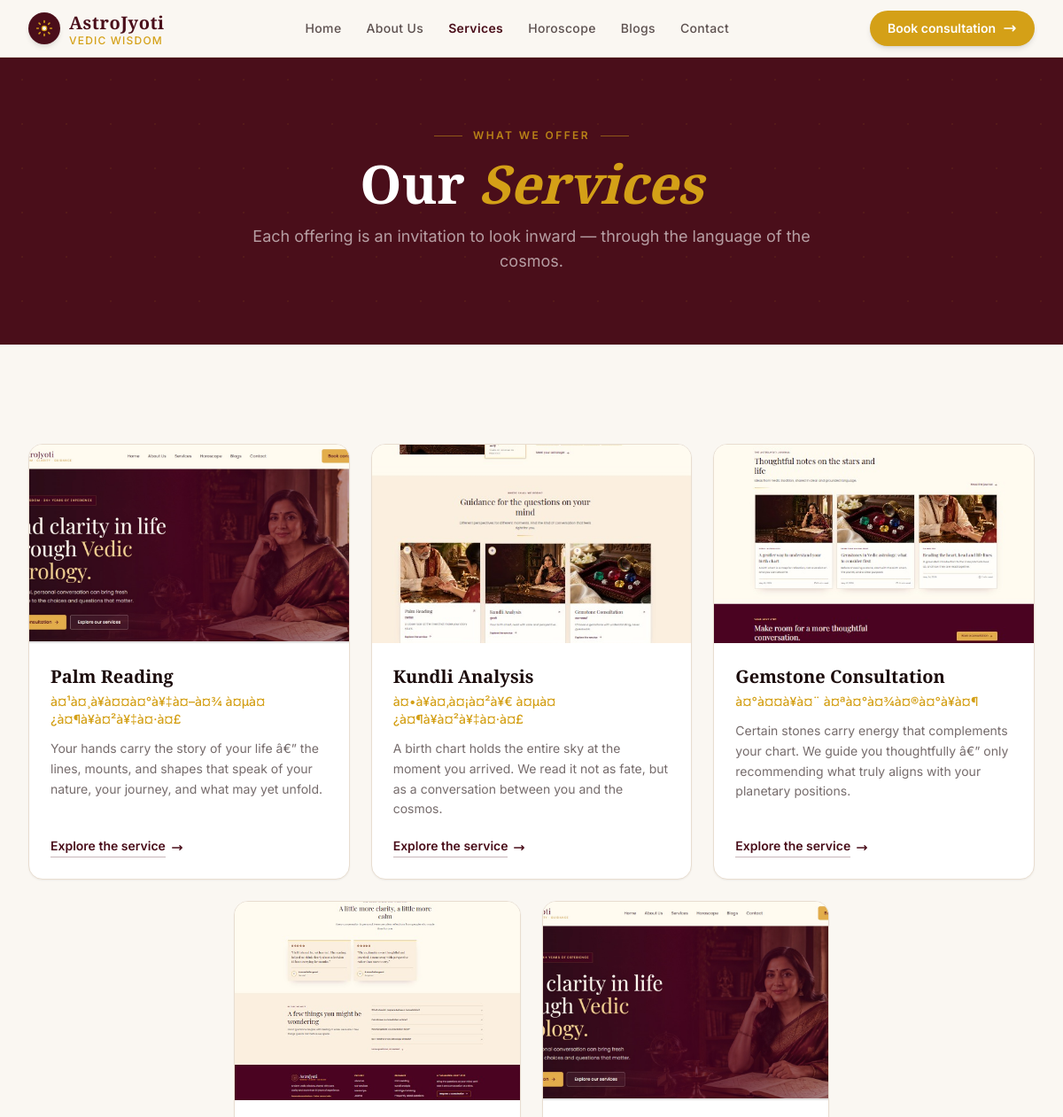
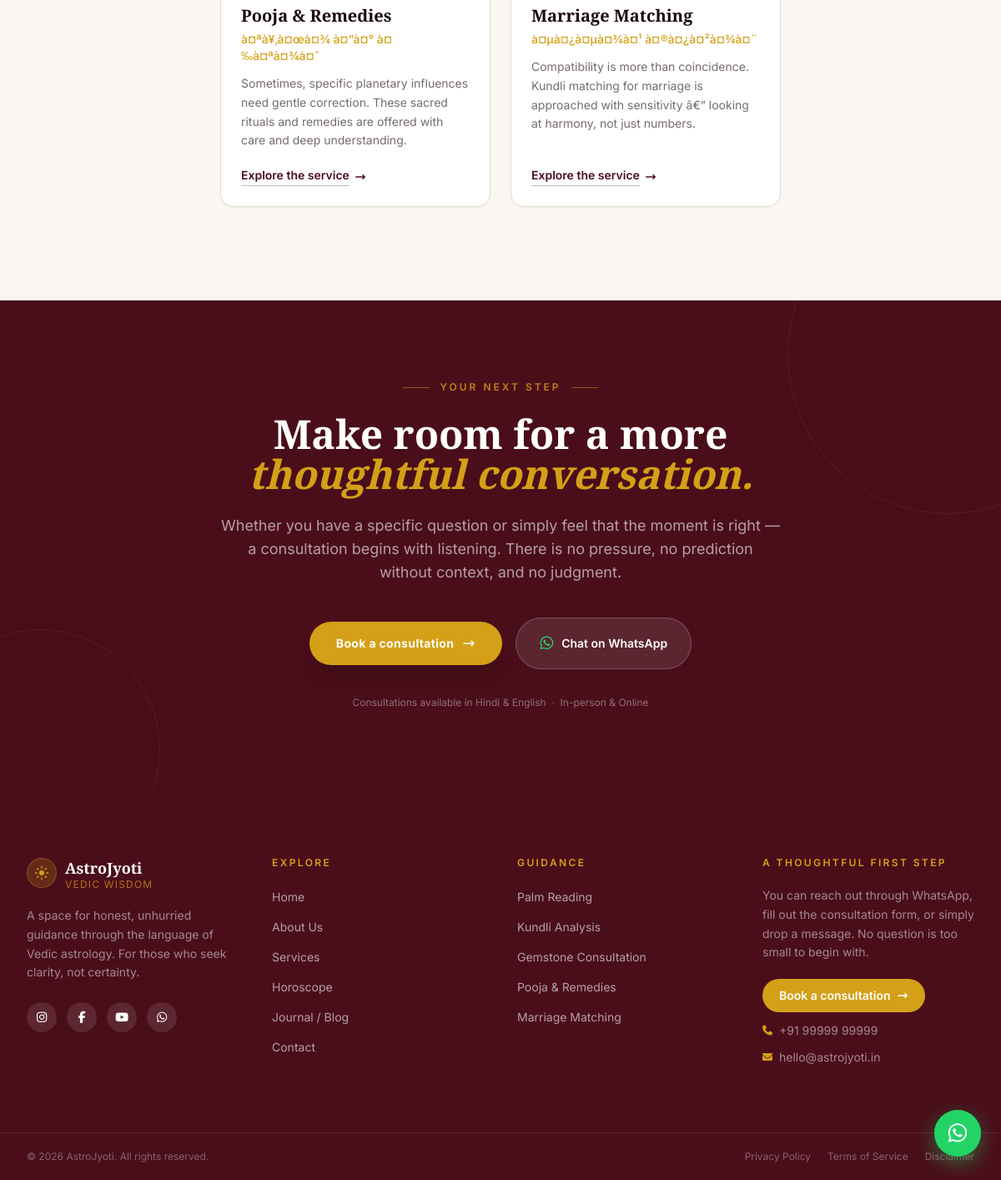
Screenshot of /pages/services.php with the database file from the repository (2 pictures, top to bottom).
### tables this page shows
CREATE TABLE IF NOT EXISTS `services` (
  `id` INT UNSIGNED NOT NULL AUTO_INCREMENT,
  `name` VARCHAR(150) NOT NULL,
  `name_hindi` VARCHAR(150) NOT NULL,
  `description` TEXT NOT NULL,
  `image` VARCHAR(255) NOT NULL DEFAULT 'assets/service-default.jpg',
  `slug` VARCHAR(150) NOT NULL UNIQUE,
  `sort_order` TINYINT UNSIGNED NOT NULL DEFAULT 0,
  PRIMARY KEY (`id`)
);

### pages/services.php (the view, shortened to what this page needs)
<?php
$db = getDB();
$services = [];
$result = $db->query("SELECT * FROM services ORDER BY sort_order ASC");
if ($result) { while ($row = $result->fetch_assoc()) $services[] = $row; }
$selectedService = null;
?>
<!DOCTYPE html>
<html lang="en">
<head>
    <link rel="stylesheet" href="https://cdnjs.cloudflare.com/ajax/libs/font-awesome/6.5.0/css/all.min.css" />
    <script src="https://cdn.tailwindcss.com"></script>
</head>
<body class="bg-cream">
    <?php include __DIR__ . '/../components/navbar.php'; ?>
    <section class="bg-maroon py-20 relative overflow-hidden">
        <div class="absolute inset-0" style="background-image: radial-gradient(circle, rgba(212,160,23,0.08) 1px, transparent 1px); background-size: 50px 50px;"></div>
        <div class="relative max-w-4xl mx-auto px-4 sm:px-6 lg:px-8 text-center">
            <div class="flex items-center justify-center gap-3 mb-4">
                <div class="h-px w-8 bg-gold/50"></div>
                <span class="text-gold/80 text-xs font-semibold tracking-[0.2em] uppercase font-inter">What We Offer</span>
                <div class="h-px w-8 bg-gold/50"></div>
            </div>
            <h1 class="font-playfair text-4xl sm:text-5xl lg:text-6xl font-bold text-white mb-4">
                Our <span class="text-gold italic">Services</span>
            </h1>
            <p class="text-white/60 font-inter text-lg max-w-2xl mx-auto">
                Each offering is an invitation to look inward — through the language of the cosmos.
            </p>
        </div>
    </section>
    <?php if ($selectedService): ?>
    <section class="py-20 lg:py-28">
        <div class="max-w-5xl mx-auto px-4 sm:px-6 lg:px-8">
            <a href="/astro/pages/services.php" class="inline-flex items-center gap-2 text-maroon/70 hover:text-maroon text-sm font-inter mb-8 transition-colors">
                <svg class="w-4 h-4" fill="none" viewBox="0 0 24 24" stroke="currentColor" stroke-width="2"><path stroke-linecap="round" stroke-linejoin="round" d="M15 19l-7-7 7-7"/></svg>
                Back to all services
            </a>
            <div class="grid lg:grid-cols-2 gap-12 items-start">
                <div class="rounded-2xl overflow-hidden aspect-[4/3] border border-border shadow-lg">
                    <img src="/astro/<?= htmlspecialchars($selectedService['image']) ?>" alt="<?= htmlspecialchars($selectedService['name']) ?>" class="w-full h-full object-cover"
                        onerror="this.onerror=null; this.parentElement.style.background='linear-gradient(135deg, #FAF0E6, #E8DDD0)'; this.style.display='none';">
                </div>
                <div>
                    <span class="text-gold font-inter text-sm font-medium"><?= htmlspecialchars($selectedService['name_hindi']) ?></span>
                    <h2 class="font-playfair text-3xl sm:text-4xl font-bold text-dark mt-2 mb-5"><?= htmlspecialchars($selectedService['name']) ?></h2>
                    <p class="text-dark/65 font-inter text-base leading-relaxed mb-6"><?= htmlspecialchars($selectedService['description']) ?></p>
                    <p class="text-dark/60 font-inter text-sm leading-relaxed mb-8">Every session begins with a conversation. No charts until we know where you are coming from. After the consultation, written notes are shared for reference.</p>
                    <a href="/astro/pages/contact.php" class="inline-flex items-center gap-2 bg-gold hover:bg-gold/90 text-white font-semibold px-6 py-3.5 rounded-full text-sm shadow-md transition-colors group">
                        Book this consultation
                        <svg class="w-4 h-4 group-hover:translate-x-1 transition-transform" fill="none" viewBox="0 0 24 24" stroke="currentColor" stroke-width="2.5">
                            <path stroke-linecap="round" stroke-linejoin="round" d="M17 8l4 4m0 0l-4 4m4-4H3"/>
                        </svg>
                    </a>
                </div>
            </div>
        </div>
    </section>
    <section class="bg-white py-16">
        <div class="max-w-7xl mx-auto px-4 sm:px-6 lg:px-8">
            <h3 class="font-playfair text-2xl font-bold text-dark mb-8">Other Services</h3>
            <div class="grid grid-cols-1 sm:grid-cols-2 lg:grid-cols-4 gap-5">
                <?php foreach ($services as $s): if ($s['id'] === $selectedService['id']) continue; ?>
                <a href="/astro/pages/services.php?service=<?= urlencode($s['slug']) ?>" class="block group border border-border rounded-xl overflow-hidden hover:shadow-md transition-shadow">
                    <div class="h-32 bg-cream overflow-hidden">
                        <img src="/astro/<?= htmlspecialchars($s['image']) ?>" alt="<?= htmlspecialchars($s['name']) ?>" class="w-full h-full object-cover group-hover:scale-105 transition-transform duration-300"
                            onerror="this.onerror=null; this.parentElement.style.background='linear-gradient(135deg, #FAF0E6, #E8DDD0)'; this.style.display='none';">
                    </div>
                    <div class="p-4">
                        <div class="font-playfair font-semibold text-dark text-sm group-hover:text-maroon transition-colors"><?= htmlspecialchars($s['name']) ?></div>
                        <div class="text-gold text-xs font-inter mt-0.5"><?= htmlspecialchars($s['name_hindi']) ?></div>
                    </div>
                </a>
                <?php endforeach; ?>
            </div>
        </div>
    </section>
    <?php else: ?>
    <section class="py-20 lg:py-28">
        <div class="max-w-7xl mx-auto px-4 sm:px-6 lg:px-8">
            <?php
            $row1 = array_slice($services, 0, 3);
            $row2 = array_slice($services, 3);
            ?>
            <div class="grid grid-cols-1 sm:grid-cols-2 lg:grid-cols-3 gap-6 mb-6">
                <?php foreach ($row1 as $service): ?>
                <article class="bg-white rounded-2xl overflow-hidden border border-border shadow-sm hover:shadow-lg hover:-translate-y-1 transition-all duration-300 group flex flex-col">
                    <div class="relative h-56 overflow-hidden bg-cream">
                        <img src="/astro/<?= htmlspecialchars($service['image']) ?>" alt="<?= htmlspecialchars($service['name']) ?>" class="w-full h-full object-cover group-hover:scale-105 transition-transform duration-500"
                            onerror="this.onerror=null; this.parentElement.style.background='linear-gradient(135deg, #FAF0E6, #E8DDD0)'; this.style.display='none';">
                    </div>
                    <div class="p-6 flex flex-col flex-grow">
                        <h3 class="font-playfair text-xl font-bold text-dark mb-1 group-hover:text-maroon transition-colors"><?= htmlspecialchars($service['name']) ?></h3>
                        <p class="text-gold text-sm font-inter font-medium mb-3"><?= htmlspecialchars($service['name_hindi']) ?></p>
                        <p class="text-dark/60 text-sm font-inter leading-relaxed mb-5 flex-grow"><?= htmlspecialchars($service['description']) ?></p>
                        <a href="/astro/pages/services.php?service=<?= urlencode($service['slug']) ?>" class="inline-flex items-center gap-1.5 text-maroon text-sm font-semibold group/link">
                            <span class="border-b border-maroon/30 group-hover/link:border-maroon pb-0.5 transition-colors">Explore the service</span>
                            <svg class="w-3.5 h-3.5 group-hover/link:translate-x-1 transition-transform" fill="none" viewBox="0 0 24 24" stroke="currentColor" stroke-width="2.5"><path stroke-linecap="round" stroke-linejoin="round" d="M17 8l4 4m0 0l-4 4m4-4H3"/></svg>
                        </a>
                    </div>
                </article>
                <?php endforeach; ?>
            </div>
            <?php if (!empty($row2)): ?>
            <div class="grid grid-cols-1 sm:grid-cols-2 gap-6 lg:max-w-2xl lg:mx-auto">
                <?php foreach ($row2 as $service): ?>
                <article class="bg-white rounded-2xl overflow-hidden border border-border shadow-sm hover:shadow-lg hover:-translate-y-1 transition-all duration-300 group flex flex-col">
                    <div class="relative h-56 overflow-hidden bg-cream">
                        <img src="/astro/<?= htmlspecialchars($service['image']) ?>" alt="<?= htmlspecialchars($service['name']) ?>" class="w-full h-full object-cover group-hover:scale-105 transition-transform duration-500"
                            onerror="this.onerror=null; this.parentElement.style.background='linear-gradient(135deg, #FAF0E6, #E8DDD0)'; this.style.display='none';">
                    </div>
                    <div class="p-6 flex flex-col flex-grow">
                        <h3 class="font-playfair text-xl font-bold text-dark mb-1 group-hover:text-maroon transition-colors"><?= htmlspecialchars($service['name']) ?></h3>
                        <p class="text-gold text-sm font-inter font-medium mb-3"><?= htmlspecialchars($service['name_hindi']) ?></p>
                        <p class="text-dark/60 text-sm font-inter leading-relaxed mb-5 flex-grow"><?= htmlspecialchars($service['description']) ?></p>
                        <a href="/astro/pages/services.php?service=<?= urlencode($service['slug']) ?>" class="inline-flex items-center gap-1.5 text-maroon text-sm font-semibold group/link">
                            <span class="border-b border-maroon/30 group-hover/link:border-maroon pb-0.5 transition-colors">Explore the service</span>
                            <svg class="w-3.5 h-3.5 group-hover/link:translate-x-1 transition-transform" fill="none" viewBox="0 0 24 24" stroke="currentColor" stroke-width="2.5"><path stroke-linecap="round" stroke-linejoin="round" d="M17 8l4 4m0 0l-4 4m4-4H3"/></svg>
                        </a>
                    </div>
                </article>
                <?php endforeach; ?>
            </div>
            <?php endif; ?>
        </div>
    </section>
    <?php endif; ?>
    <?php include __DIR__ . '/../components/cta.php'; ?>
    <?php include __DIR__ . '/../components/footer.php'; ?>
</body>
</html>

### rows the page displays
services: image (picture), name "Palm Reading", name_hindi "à¤¹à¤¸à¥à¤¤à¤°à¥‡à¤–à¤¾ à¤µà¤¿à¤¶à¥à¤²à¥‡à¤·à¤£", description "Your hands carry the story of your life â€” the lines, mounts, and shapes that speak of your nature, your journey, and what may yet unfold."
services: image (picture), name "Kundli Analysis", name_hindi "à¤•à¥à¤‚à¤¡à¤²à¥€ à¤µà¤¿à¤¶à¥à¤²à¥‡à¤·à¤£", description "A birth chart holds the entire sky at the moment you arrived. We read it not as fate, but as a conversation between you and the cosmos."
services: image (picture), name "Gemstone Consultation", name_hindi "à¤°à¤¤à¥à¤¨ à¤ªà¤°à¤¾à¤®à¤°à¥à¤¶", description "Certain stones carry energy that complements your chart. We guide you thoughtfully â€” only recommending what truly aligns with your planetary positions."
services: image (picture), name "Pooja & Remedies", name_hindi "à¤ªà¥‚à¤œà¤¾ à¤”à¤° à¤‰à¤ªà¤¾à¤¯", description "Sometimes, specific planetary influences need gentle correction. These sacred rituals and remedies are offered with care and deep understanding."
services: image (picture), name "Marriage Matching", name_hindi "à¤µà¤¿à¤µà¤¾à¤¹ à¤®à¤¿à¤²à¤¾à¤¨", description "Compatibility is more than coincidence. Kundli matching for marriage is approached with sensitivity â€” looking at harmony, not just numbers."
